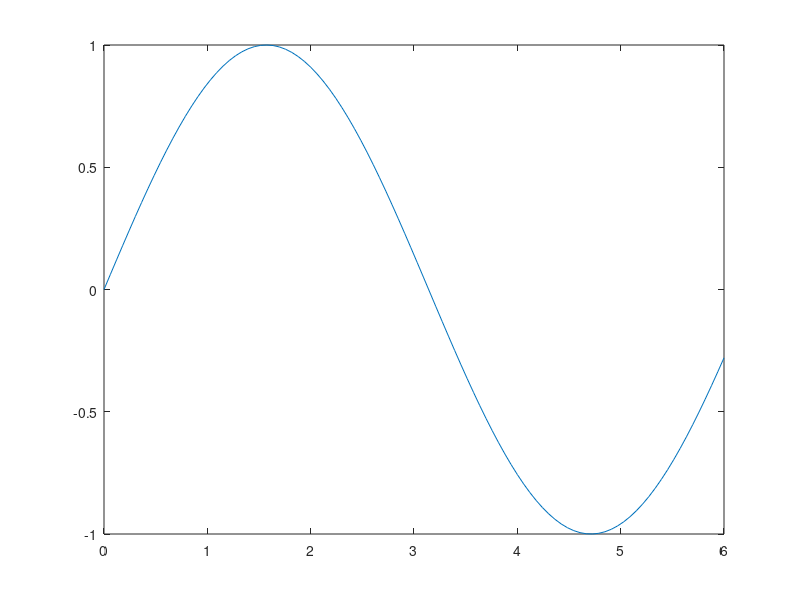

Source code (MATLAB):
%Andrew Logue - 9/20/2019
clear
clc
%plot the sin(x) graph like Figure 1 as x ranges from 0 to 6 
%and the value of x increases by 0.1

%specifies the x axis range
x = linspace(0,6,100);
%what the graph is of, in this case the sin graph
y = sin(x);
%plots the graph
plot(x,y);